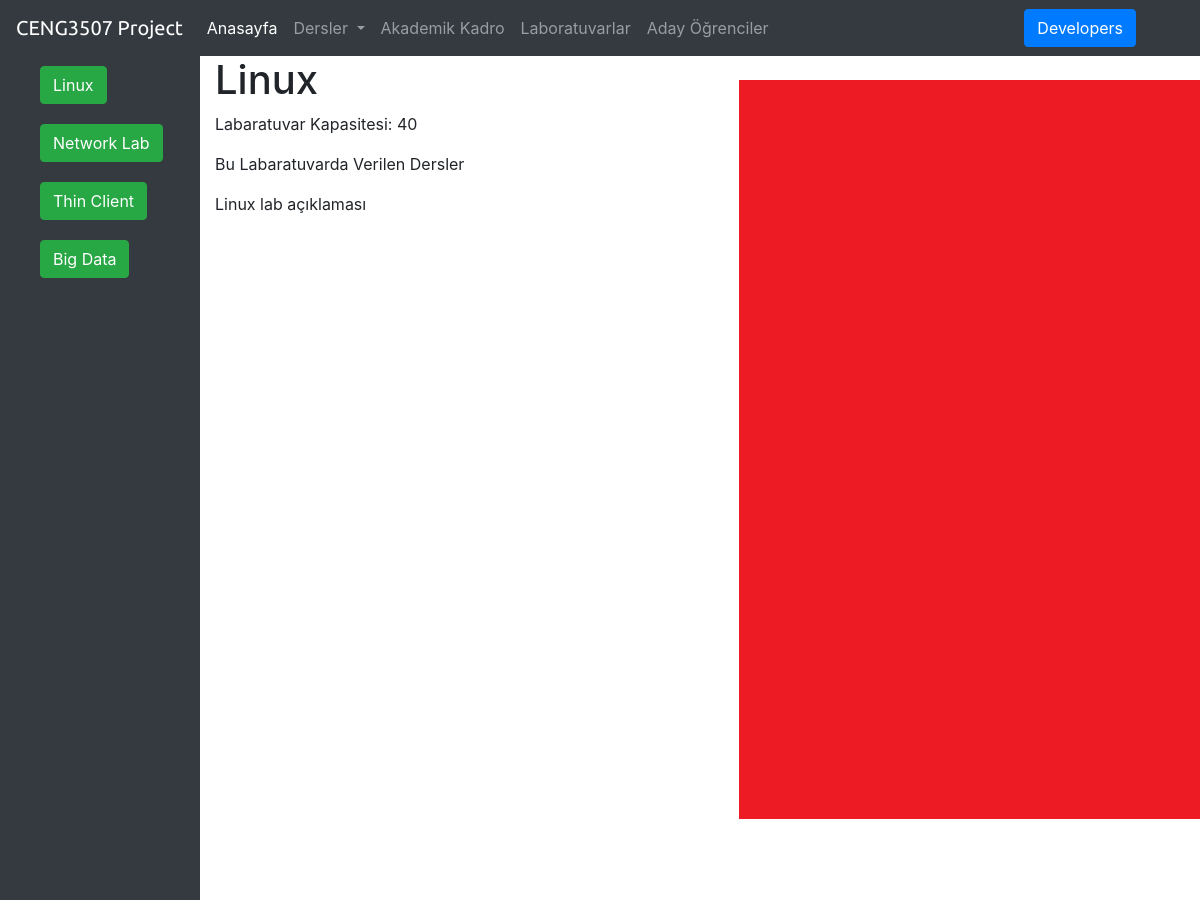
/lab/ (upper part), run on an earlier commit of the app's database.
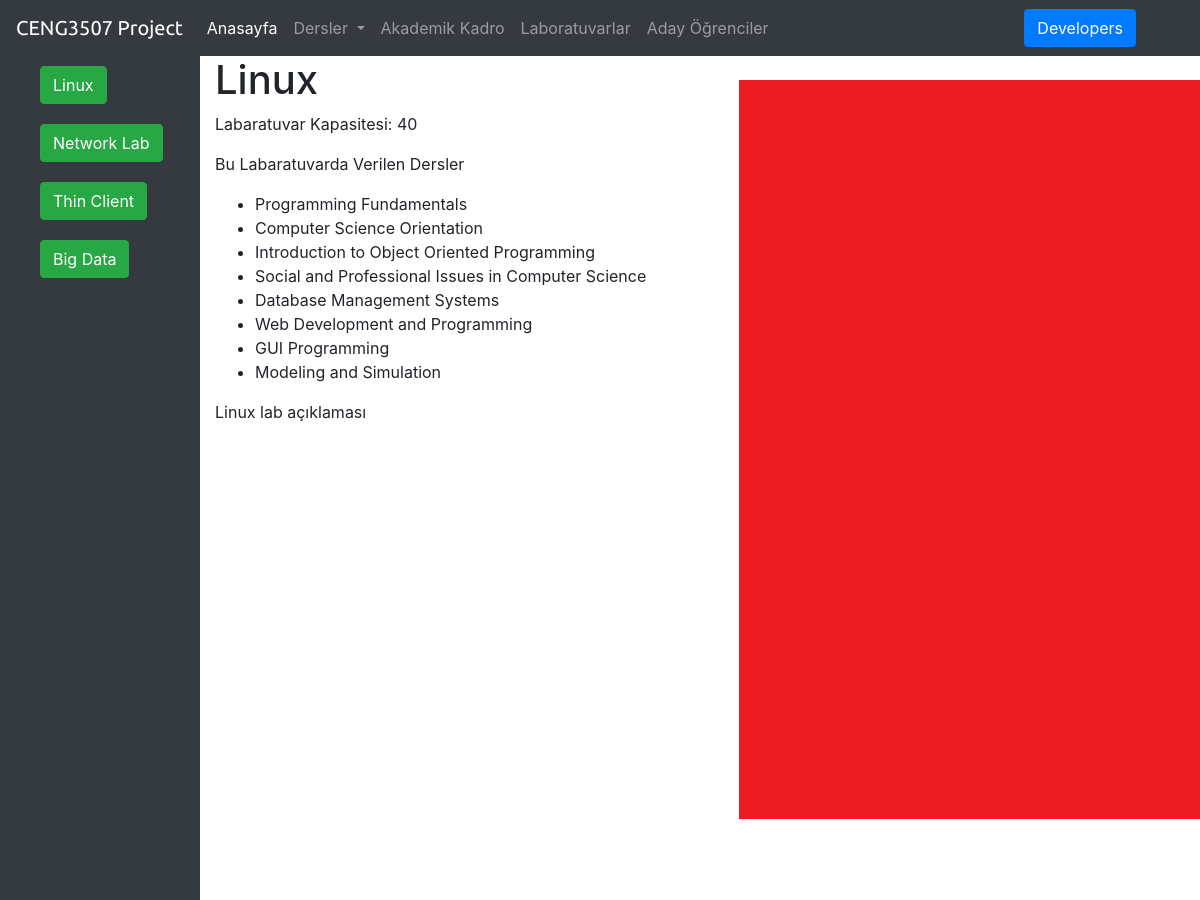
And on a later commit of the database.
### app_lab/models.py (models this page shows, shortened)
class Lab(models.Model):
    code = models.CharField(
        max_length=10,
        primary_key=True,
        unique=True,
    )
    name = models.CharField(max_length=300)
    capacity = models.CharField(max_length=20)
    image = models.ImageField(upload_to="uploads", blank=True, null=True)
    explanation = models.TextField(max_length=100, blank=True, null=True)

### app_lecture/models.py (models this page shows, shortened)
class Lecture(models.Model):
    code = models.CharField(
        max_length=10,
        primary_key=True,
        unique=True,
    )
    name = models.CharField(max_length=300)
    year_choices = (
        ('1', '1'),
        ('2', '2'),
        ('3', '3'),
        ('4', '4'),
    )
    year = models.CharField(
        max_length=10,
        choices=year_choices,
        default='1'
    )
    term_choices = (
        ('Fall', 'Fall'),
        ('Spring', 'Spring'),
    )
    term = models.CharField(
        max_length=10,
        choices=term_choices,
        default='Fall'
    )
    secme_choises = (
        ('Seçmeli', 'Seçmeli'),
        ('Zorunlu', 'Zorunlu'),
    )
    kredi = models.CharField(max_length=3, blank=True, null=True, default="0")
    secme = models.CharField(max_length=20,choices=secme_choises, blank=True, null=True)
    image = models.ImageField(upload_to="uploads", blank=True, null=True)
    lecturer = models.ForeignKey(Lecturer, on_delete=models.CASCADE, blank=True, null=True)
    lab = models.ForeignKey(Lab, blank=True, null=True)
    aciklama = models.TextField()

### app_lab/views.py (the view)
def index(request):
    labs = Lab.objects.all()
    context = {"labs": labs}
    return render(request, 'lab/index.html', context)

### templates/lab/index.html (shortened to what this page needs)
<head>
</head>
{% extends "base.html" %}
{% block content %}
<div id = "main">
    <div class="container-fluid">
        <div class="row">
            <nav class=" bg-dark col-md-2">
                <div>
                <ul style="" class="nav nav-pills ">
                    {% for lab in labs %}
                    <li class="nav-item container-fluid">
                        <a class="btn btn-success" style="margin: 10px;" nav-link" href="#{{ lab.code }}">{{ lab.name }}</a>
                    </li>
                    {% endfor %}
                </ul>
                </div>
            </nav>
            <div class="col-md-10">
            {% for lab in labs %}
                <div class="row" style="">
                    <div class="col-md-6" id="{{ lab.code }}">
                        <h1>{{ lab.name }}</h1>
                        <p> Labaratuvar Kapasitesi: {{lab.capacity}} </p>
                        <p> Bu Labaratuvarda Verilen Dersler</p>
                        {% with lab_query=lab.lecture_set.all %}
                        <ul>
                            {% for lecture in lab_query%}
                            <li>{{lecture.name}}</li>
                            {% endfor %}
                        </ul>
                        {% endwith %}
                        <p>{{ lab.explanation }}</p>
                    </div>
                    <div class="col-md-6">
                        <img style="margin:5%" height="75%" src="{{ MEDIA_URL }}{{ lab.image }}">
                    </div>
                </div>
                {% endfor %}
            </div>
        </div>
    </div>
</div>
{% endblock %}

What changed in the data, as far as the page shows it:
changed Lab "Linux": gains Lecture (name "Programming Fundamentals"); gains Lecture (name "Computer Science Orientation"); gains Lecture (name "Introduction to Object Oriented Programming"); gains Lecture (name "Social and Professional Issues in Computer Science"); gains Lecture (name "Database Management Systems"); gains Lecture (name "Web Development and Programming"); gains Lecture (name "GUI Programming"); gains Lecture (name "Modeling and Simulation")
